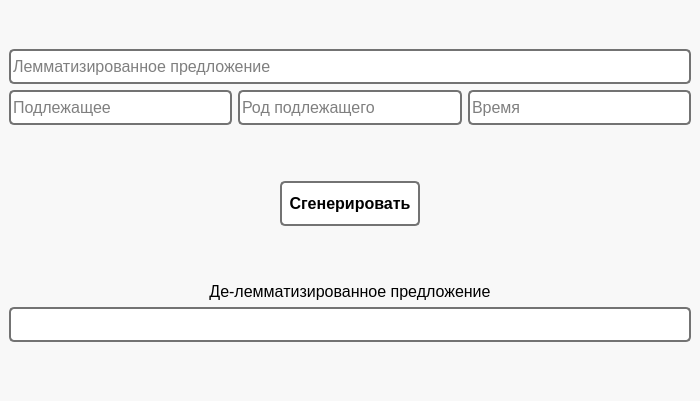
<?xml version="1.0" encoding="UTF-8"?>
<ui version="4.0">
 <class>MainWindow</class>
 <widget class="QMainWindow" name="MainWindow">
  <property name="geometry">
   <rect>
    <x>0</x>
    <y>0</y>
    <width>700</width>
    <height>401</height>
   </rect>
  </property>
  <property name="font">
   <font>
    <family>Tahoma</family>
   </font>
  </property>
  <property name="windowTitle">
   <string>Де-лемматизатор предложений</string>
  </property>
  <property name="windowOpacity">
   <double>1.000000000000000</double>
  </property>
  <widget class="QWidget" name="centralwidget">
   <property name="minimumSize">
    <size>
     <width>700</width>
     <height>380</height>
    </size>
   </property>
   <property name="font">
    <font>
     <family>Tahoma</family>
     <pointsize>12</pointsize>
    </font>
   </property>
   <property name="styleSheet">
    <string notr="true">background: rgb(248, 248, 248)</string>
   </property>
   <layout class="QVBoxLayout" name="verticalLayout">
    <item>
     <layout class="QVBoxLayout" name="main_layout">
      <item>
       <layout class="QVBoxLayout" name="verticalLayout_3">
        <item>
         <spacer name="verticalSpacer_4">
          <property name="orientation">
           <enum>Qt::Vertical</enum>
          </property>
          <property name="sizeType">
           <enum>QSizePolicy::Preferred</enum>
          </property>
          <property name="sizeHint" stdset="0">
           <size>
            <width>20</width>
            <height>40</height>
           </size>
          </property>
         </spacer>
        </item>
        <item>
         <widget class="QLineEdit" name="lemm_input_line">
          <property name="minimumSize">
           <size>
            <width>0</width>
            <height>35</height>
           </size>
          </property>
          <property name="font">
           <font>
            <family>Tahoma</family>
            <pointsize>12</pointsize>
            <underline>false</underline>
           </font>
          </property>
          <property name="styleSheet">
           <string notr="true">QLineEdit {
	background: white;
	border-style: solid;
	border-width: 2px;
	border-color: rgb(115, 115, 115);
	border-radius: 5px;
}

QLineEdit:focus {
	border-width: 3px;
}</string>
          </property>
          <property name="placeholderText">
           <string>Лемматизированное предложение</string>
          </property>
         </widget>
        </item>
        <item>
         <layout class="QHBoxLayout" name="attributes_layout">
          <item alignment="Qt::AlignTop">
           <widget class="QLineEdit" name="nsubj_input_line">
            <property name="sizePolicy">
             <sizepolicy hsizetype="Expanding" vsizetype="Fixed">
              <horstretch>0</horstretch>
              <verstretch>0</verstretch>
             </sizepolicy>
            </property>
            <property name="minimumSize">
             <size>
              <width>0</width>
              <height>35</height>
             </size>
            </property>
            <property name="font">
             <font>
              <family>Tahoma</family>
              <pointsize>12</pointsize>
             </font>
            </property>
            <property name="styleSheet">
             <string notr="true">QLineEdit {
	background: white;
	border-style: solid;
	border-width: 2px;
	border-color: rgb(115, 115, 115);
	border-radius: 5px;
}

QLineEdit:focus {
	border-width: 3px;
}</string>
            </property>
            <property name="placeholderText">
             <string>Подлежащее</string>
            </property>
           </widget>
          </item>
          <item alignment="Qt::AlignTop">
           <widget class="QLineEdit" name="gender_input_line">
            <property name="minimumSize">
             <size>
              <width>0</width>
              <height>35</height>
             </size>
            </property>
            <property name="font">
             <font>
              <family>Tahoma</family>
              <pointsize>12</pointsize>
             </font>
            </property>
            <property name="styleSheet">
             <string notr="true">QLineEdit {
	background: white;
	border-style: solid;
	border-width: 2px;
	border-color: rgb(115, 115, 115);
	border-radius: 5px;
}

QLineEdit:focus {
	border-width: 3px;
}</string>
            </property>
            <property name="placeholderText">
             <string>Род подлежащего</string>
            </property>
           </widget>
          </item>
          <item alignment="Qt::AlignTop">
           <widget class="QLineEdit" name="tense_input_line">
            <property name="minimumSize">
             <size>
              <width>0</width>
              <height>35</height>
             </size>
            </property>
            <property name="font">
             <font>
              <family>Tahoma</family>
              <pointsize>12</pointsize>
             </font>
            </property>
            <property name="styleSheet">
             <string notr="true">QLineEdit {
	background: white;
	border-style: solid;
	border-width: 2px;
	border-color: rgb(115, 115, 115);
	border-radius: 5px;
}

QLineEdit:focus {
	border-width: 3px;
}</string>
            </property>
            <property name="placeholderText">
             <string>Время</string>
            </property>
           </widget>
          </item>
         </layout>
        </item>
        <item>
         <spacer name="verticalSpacer_3">
          <property name="orientation">
           <enum>Qt::Vertical</enum>
          </property>
          <property name="sizeType">
           <enum>QSizePolicy::MinimumExpanding</enum>
          </property>
          <property name="sizeHint" stdset="0">
           <size>
            <width>20</width>
            <height>40</height>
           </size>
          </property>
         </spacer>
        </item>
        <item alignment="Qt::AlignHCenter">
         <widget class="QPushButton" name="pushButton">
          <property name="minimumSize">
           <size>
            <width>140</width>
            <height>45</height>
           </size>
          </property>
          <property name="maximumSize">
           <size>
            <width>16777215</width>
            <height>16777215</height>
           </size>
          </property>
          <property name="font">
           <font>
            <family>Tahoma</family>
            <pointsize>12</pointsize>
            <weight>75</weight>
            <bold>true</bold>
           </font>
          </property>
          <property name="cursor">
           <cursorShape>PointingHandCursor</cursorShape>
          </property>
          <property name="mouseTracking">
           <bool>false</bool>
          </property>
          <property name="contextMenuPolicy">
           <enum>Qt::DefaultContextMenu</enum>
          </property>
          <property name="autoFillBackground">
           <bool>false</bool>
          </property>
          <property name="styleSheet">
           <string notr="true">QPushButton {
	background: white;
	border-color: rgb(115, 115, 115);
	border-style: solid;
	border-width: 2px;
	border-radius: 5px;
}

QPushButton:hover {
	background: rgb(242, 242, 242);
}

QPushButton:pressed {
	background: rgb(217, 217, 217);
	margin: 2px;
}</string>
          </property>
          <property name="text">
           <string>Сгенерировать</string>
          </property>
         </widget>
        </item>
        <item>
         <spacer name="verticalSpacer_2">
          <property name="orientation">
           <enum>Qt::Vertical</enum>
          </property>
          <property name="sizeType">
           <enum>QSizePolicy::MinimumExpanding</enum>
          </property>
          <property name="sizeHint" stdset="0">
           <size>
            <width>20</width>
            <height>40</height>
           </size>
          </property>
         </spacer>
        </item>
        <item alignment="Qt::AlignHCenter">
         <widget class="QLabel" name="label">
          <property name="sizePolicy">
           <sizepolicy hsizetype="Maximum" vsizetype="Preferred">
            <horstretch>0</horstretch>
            <verstretch>0</verstretch>
           </sizepolicy>
          </property>
          <property name="maximumSize">
           <size>
            <width>16777215</width>
            <height>25</height>
           </size>
          </property>
          <property name="font">
           <font>
            <family>Tahoma</family>
            <pointsize>12</pointsize>
           </font>
          </property>
          <property name="text">
           <string>Де-лемматизированное предложение</string>
          </property>
          <property name="alignment">
           <set>Qt::AlignBottom|Qt::AlignHCenter</set>
          </property>
         </widget>
        </item>
        <item>
         <widget class="QLineEdit" name="delemmatized_output_line">
          <property name="minimumSize">
           <size>
            <width>0</width>
            <height>35</height>
           </size>
          </property>
          <property name="font">
           <font>
            <family>Tahoma</family>
            <pointsize>12</pointsize>
           </font>
          </property>
          <property name="styleSheet">
           <string notr="true">QLineEdit {
	background: white;
	border-style: solid;
	border-width: 2px;
	border-color: rgb(115, 115, 115);
	border-radius: 5px;
}</string>
          </property>
          <property name="readOnly">
           <bool>true</bool>
          </property>
          <property name="placeholderText">
           <string/>
          </property>
         </widget>
        </item>
        <item>
         <spacer name="verticalSpacer">
          <property name="orientation">
           <enum>Qt::Vertical</enum>
          </property>
          <property name="sizeType">
           <enum>QSizePolicy::MinimumExpanding</enum>
          </property>
          <property name="sizeHint" stdset="0">
           <size>
            <width>20</width>
            <height>40</height>
           </size>
          </property>
         </spacer>
        </item>
       </layout>
      </item>
     </layout>
    </item>
   </layout>
  </widget>
  <widget class="QMenuBar" name="menubar">
   <property name="geometry">
    <rect>
     <x>0</x>
     <y>0</y>
     <width>700</width>
     <height>20</height>
    </rect>
   </property>
  </widget>
 </widget>
 <resources/>
 <connections/>
</ui>
